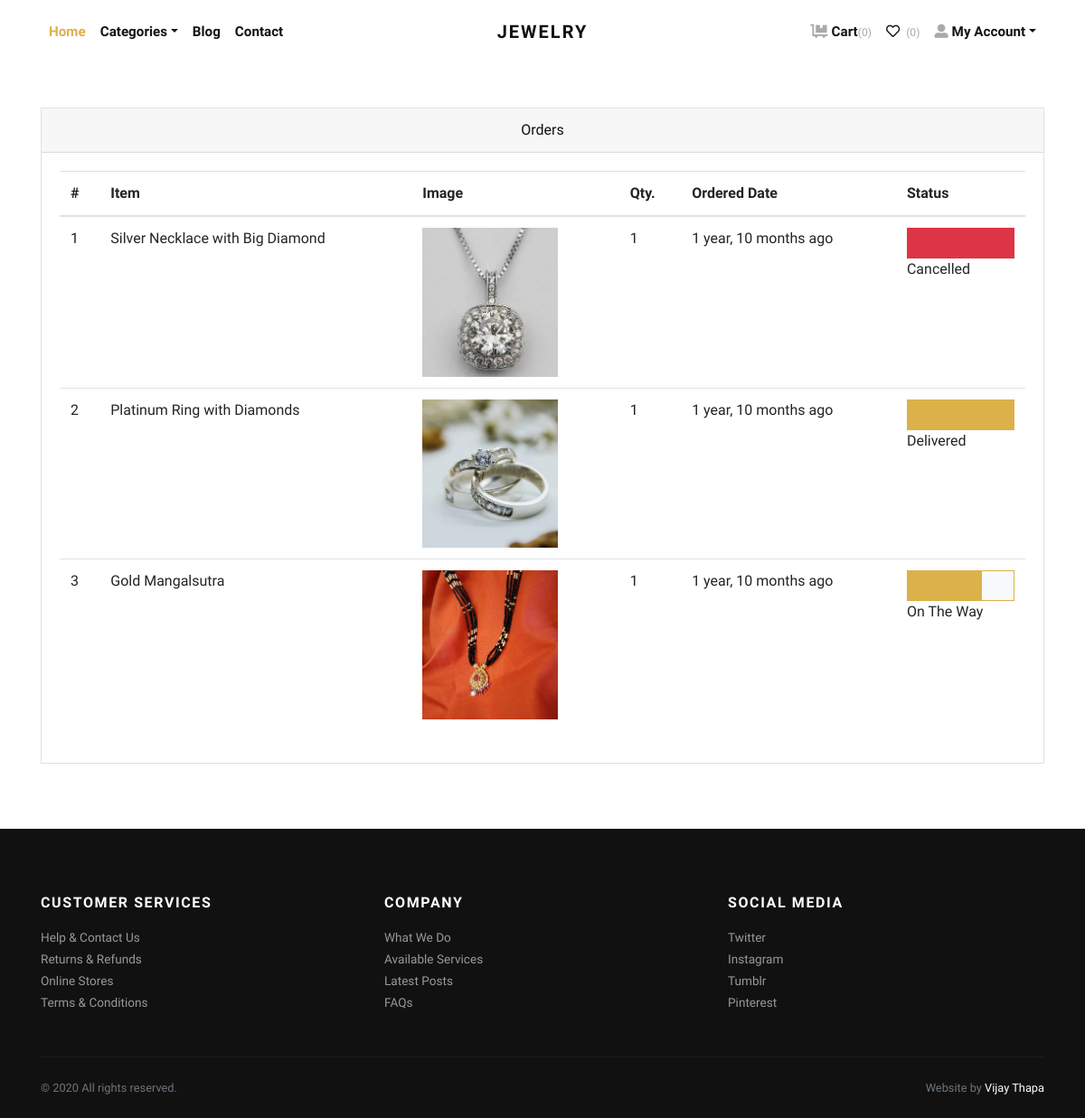
The page /orders/ (signed in) on the database its author committed.
### store/models.py (models this page shows, shortened)
class Order(models.Model):
    user = models.ForeignKey(User, verbose_name="User", on_delete=models.CASCADE)
    address = models.ForeignKey(Address, verbose_name="Shipping Address", on_delete=models.CASCADE)
    product = models.ForeignKey(Product, verbose_name="Product", on_delete=models.CASCADE)
    quantity = models.PositiveIntegerField(verbose_name="Quantity")
    ordered_date = models.DateTimeField(auto_now_add=True, verbose_name="Ordered Date")
    status = models.CharField(
        choices=STATUS_CHOICES,
        max_length=50,
        default="Pending"
        )

class Product(models.Model):
    title = models.CharField(max_length=150, verbose_name="Product Title")
    slug = models.SlugField(max_length=160, verbose_name="Product Slug")
    sku = models.CharField(max_length=255, unique=True, verbose_name="Unique Product ID (SKU)")
    short_description = models.TextField(verbose_name="Short Description")
    detail_description = models.TextField(blank=True, null=True, verbose_name="Detail Description")
    product_image = models.ImageField(upload_to='product', blank=True, null=True, verbose_name="Product Image")
    price = models.DecimalField(max_digits=8, decimal_places=2)
    category = models.ForeignKey(Category, verbose_name="Product Categoy", on_delete=models.CASCADE)
    is_active = models.BooleanField(verbose_name="Is Active?")
    is_featured = models.BooleanField(verbose_name="Is Featured?")
    created_at = models.DateTimeField(auto_now_add=True, verbose_name="Created Date")
    updated_at = models.DateTimeField(auto_now=True, verbose_name="Updated Date")
    class Meta:
        verbose_name_plural = 'Products'
        ordering = ('-created_at', )

### store/views.py (the view)
# urls.py: path('orders/', views.orders, name="orders"),
@login_required
def orders(request):
    all_orders = Order.objects.filter(user=request.user).order_by('-ordered_date')
    return render(request, 'store/orders.html', {'orders': all_orders})

### store/context_preprocessors.py (called while the page is built)
def store_menu(request):
    categories = Category.objects.filter(is_active=True)
    context = {
        'categories_menu': categories,
    }
    return context

def cart_menu(request):
    if request.user.is_authenticated:
        cart_items= Cart.objects.filter(user=request.user)
        context = {
            'cart_items': cart_items,
        }
    else:
        context = {}
    return context

### templates/store/orders.html (shortened to what this page needs)
{% extends 'base.html' %}
{% load static %}
{% load humanize %}
    {% block content %}
      <div class="container py-5">
        <div class="row">
          <div class="col-lg-12">
            <div class="card mb-4" id="tables">
              <div class="card-header text-center">Orders</div>
              <div class="card-body">
                <table class="table table-hover">
                  <thead>
                    <tr>
                      <th>#</th>
                      <th>Item</th>
                      <th>Image</th>
                      <th>Qty.</th>
                      <th>Ordered Date</th>
                      <th>Status</th>
                    </tr>
                  </thead>
                  <tbody>
                    {% if orders %}
                    {% for order in orders %}
                    <tr>
                      <td>{{forloop.counter}}</td>
                      <td>{{order.product.title}}</td>
                      <td>
                        {% if order.product.product_image %}
                          <img src="{{order.product.product_image.url}}" alt="{{order.product.product_ttile}}" style="width:150px;">
                        {% endif %}
                      </td>
                      <td>{{order.quantity}}</td>
                      <td>{{order.ordered_date|naturaltime}}</td>
                      <td>
                        {% if order.status == 'On The Way' %}
                        <div class="bg-light border border-primary">
                            <div class="p-3 bg-primary" style="width:70%;"></div>
                        </div>
                        {% endif %}
                        {% if order.status == 'Delivered' %}
                        <div class="bg-light border border-primary">
                            <div class="p-3 bg-primary" style="width:100%;"></div>
                        </div>
                        {% endif %}
                        {% if order.status == 'Cancelled' %}
                        <div class="bg-light border border-danger">
                            <div class="p-3 bg-danger" style="width:100%;"></div>
                        </div>
                        {% endif %}
                        {{order.status}}
                      </td>
                    </tr>
                    {% endfor %}
                    {% endif %}
                  </tbody>
                </table>
              </div>
            </div>
          </div>
        </div>
      </div>
{% endblock content %}

### jewelryshop/static/css/style.default.css (style rules this page uses)
.border { border: 1px solid #dee2e6 !important; }
.border-primary { border-color: #dcb14a !important; }
.border-danger { border-color: #dc3545 !important; }
body { font-family: "Libre Franklin", sans-serif; font-size: 1rem; font-weight: 400; line-height: 1.5; color: #111111; background-color: #fff; }
.bg-primary { background-color: #dcb14a !important; }
.bg-danger { background-color: #dc3545 !important; }
.bg-light { background-color: #f8f9fa !important; }
.card { background-color: #fff; border: 1px solid rgba(17, 17, 17, 0.125); border-radius: 0; }
.card-body { padding: 1.25rem; }
.card-header { padding: 0.75rem 1.25rem; background-color: rgba(17, 17, 17, 0.03); border-bottom: 1px solid rgba(17, 17, 17, 0.125); }
.card-header:first-child { border-radius: calc(0 - 1px) calc(0 - 1px) 0 0; }

### rows shown on the page
Order: product "Silver Necklace with Big Diamond", product.product_image (picture), quantity "1", ordered_date "1 year, 10 months ago", status "Cancelled"
Order: product "Platinum Ring with Diamonds", product.product_image (picture), quantity "1", ordered_date "1 year, 10 months ago", status "Delivered"
Order: product "Gold Mangalsutra", product.product_image (picture), quantity "1", ordered_date "1 year, 10 months ago", status "On The Way"

### other values the page prints
{{ cart_items.count }} "0"
